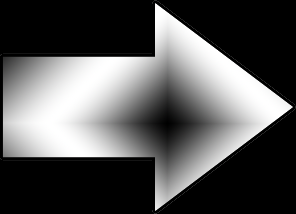
//> input picture sdl/arrow.png, 296 x 214 px, given in place of the camera
$ ./sobel ../../sdl/arrow.png   (built with g++ and OpenCV 4)
//> lines starting //> are read from the running program, lines starting //| are printed output that depends on the picture
/**
 * @file Sobel_Demo.cpp
 * @brief Sample code uses Sobel or Scharr OpenCV functions for edge detection
 * @author OpenCV team
 */

#include <opencv2/imgcodecs.hpp>
#include <opencv2/core.hpp>
#include <opencv2/videoio.hpp>
#include <opencv2/highgui.hpp>
#include <opencv2/imgproc.hpp>
#include <iostream>

using namespace cv;
using namespace std;

/**
 * @function main
 */
int main( int argc, char** argv )
{
  cv::CommandLineParser parser(argc, argv,
                               "{@input   |../data/lena.jpg|input image}"
                               "{ksize   k|1|ksize (hit 'K' to increase its value)}"
                               "{scale   s|1|scale (hit 'S' to increase its value)}"
                               "{delta   d|0|delta (hit 'D' to increase its value)}"
                               "{help    h|false|show help message}");

  cout << "The sample uses Sobel or Scharr OpenCV functions for edge detection\n\n";
  parser.printMessage();
  cout << "\nPress 'ESC' to exit program.\nPress 'R' to reset values ( ksize will be -1 equal to Scharr function )";

  //![variables]
  // First we declare the variables we are going to use
  Mat image,src, src_gray;
  Mat grad;
  const String window_name = "Sobel Demo - Simple Edge Detector";
  int ksize = parser.get<int>("ksize");
  int scale = parser.get<int>("scale");
  int delta = parser.get<int>("delta");
  int ddepth = CV_16S;
  //![variables]

  //--- INITIALIZE VIDEOCAPTURE
  VideoCapture cap;
  // OR advance usage: select any API backend
  int deviceID = 2;              // 2 = open /dev/video2
  int apiID = cv::CAP_V4L2;      // CAP_V4L2 = linux API
  // open selected camera using selected API
  cap.open(deviceID + apiID);
  // check if we succeeded
  if (!cap.isOpened()) {
      cerr << "ERROR! Unable to open camera\n";
      return -1;
  }

  for (;;)
  {
    cap.read(image);
//> image is the input picture: 214 rows x 296 cols, CV_8UC3; mean B, G, R 85.3, 85.3, 85.3
    if (image.empty())
 	  {
      cerr << "ERROR! blank frame grabbed\n";
      break;
    }
    //![reduce_noise]
    // Remove noise by blurring with a Gaussian filter ( kernel size = 3 )
    GaussianBlur(image, src, Size(3, 3), 0, 0, BORDER_DEFAULT);
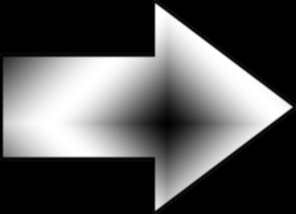
//> src: 214 rows x 296 cols, CV_8UC3; mean B, G, R 85.3, 85.3, 85.3
    //![reduce_noise]

    //![convert_to_gray]
    // Convert the image to grayscale
    cvtColor(src, src_gray, COLOR_BGR2GRAY);
    //![convert_to_gray]

    //![sobel]
    /// Generate grad_x and grad_y
    Mat grad_x, grad_y;
    Mat abs_grad_x, abs_grad_y;

    /// Gradient X
    Sobel(src_gray, grad_x, ddepth, 1, 0, ksize, scale, delta, BORDER_DEFAULT);
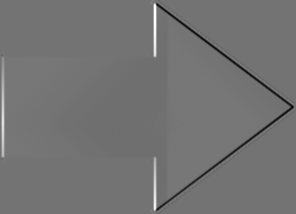
//> grad_x: 214 rows x 296 cols, CV_16SC1; min -158, max 191, mean 0; drawn with min black and max white

    /// Gradient Y
    Sobel(src_gray, grad_y, ddepth, 0, 1, ksize, scale, delta, BORDER_DEFAULT);
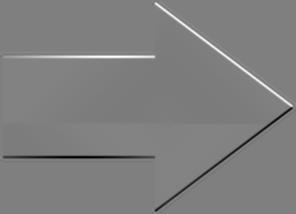
//> grad_y: 214 rows x 296 cols, CV_16SC1; min -192, max 192, mean 0; drawn with min black and max white
    //![sobel]

    //![convert]
    // converting back to CV_8U
    convertScaleAbs(grad_x, abs_grad_x);
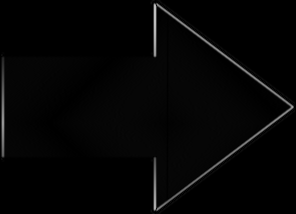
//> abs_grad_x: 214 rows x 296 cols, CV_8UC1; min 0, max 191, mean 4.5
    convertScaleAbs(grad_y, abs_grad_y);
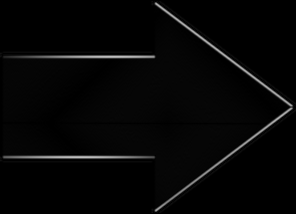
//> abs_grad_y: 214 rows x 296 cols, CV_8UC1; min 0, max 192, mean 5.8
    //![convert]

    //![blend]
    /// Total Gradient (approximate)
    addWeighted(abs_grad_x, 0.5, abs_grad_y, 0.5, 0, grad);
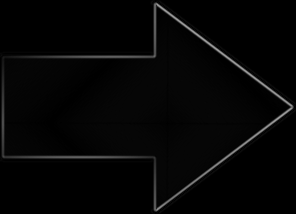
//> grad: 214 rows x 296 cols, CV_8UC1; min 0, max 158, mean 5.2
    //![blend]

    //![display]
    imshow(window_name, grad);
    char key = (char)waitKey(1);
//> the Esc key is pressed
    //![display]

    if(key == 27)
    {
      return 0;
//> (the program exits here)
